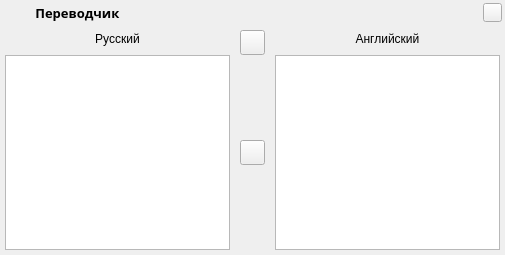
<?xml version="1.0" encoding="UTF-8"?>
<ui version="4.0">
 <class>TranslitWidget</class>
 <widget class="QFrame" name="TranslitWidget">
  <property name="geometry">
   <rect>
    <x>0</x>
    <y>0</y>
    <width>505</width>
    <height>255</height>
   </rect>
  </property>
  <widget class="QPushButton" name="btn_swap_lang">
   <property name="geometry">
    <rect>
     <x>240</x>
     <y>30</y>
     <width>25</width>
     <height>25</height>
    </rect>
   </property>
   <property name="minimumSize">
    <size>
     <width>25</width>
     <height>25</height>
    </size>
   </property>
   <property name="maximumSize">
    <size>
     <width>25</width>
     <height>25</height>
    </size>
   </property>
   <property name="focusPolicy">
    <enum>Qt::NoFocus</enum>
   </property>
   <property name="toolTip">
    <string>Смена языка</string>
   </property>
   <property name="text">
    <string/>
   </property>
   <property name="icon">
    <iconset>
     <normaloff>:/img/img_0.png</normaloff>:/img/img_0.png</iconset>
   </property>
   <property name="iconSize">
    <size>
     <width>20</width>
     <height>20</height>
    </size>
   </property>
  </widget>
  <widget class="QLabel" name="l_from_lang">
   <property name="geometry">
    <rect>
     <x>5</x>
     <y>30</y>
     <width>225</width>
     <height>18</height>
    </rect>
   </property>
   <property name="text">
    <string>Русский</string>
   </property>
   <property name="alignment">
    <set>Qt::AlignCenter</set>
   </property>
  </widget>
  <widget class="QPushButton" name="btn_translite">
   <property name="geometry">
    <rect>
     <x>240</x>
     <y>140</y>
     <width>25</width>
     <height>25</height>
    </rect>
   </property>
   <property name="minimumSize">
    <size>
     <width>25</width>
     <height>25</height>
    </size>
   </property>
   <property name="focusPolicy">
    <enum>Qt::NoFocus</enum>
   </property>
   <property name="toolTip">
    <string>Перевод</string>
   </property>
   <property name="text">
    <string/>
   </property>
   <property name="icon">
    <iconset>
     <normaloff>:/img/img_1.png</normaloff>:/img/img_1.png</iconset>
   </property>
   <property name="iconSize">
    <size>
     <width>20</width>
     <height>20</height>
    </size>
   </property>
  </widget>
  <widget class="QTextEdit" name="tE_2">
   <property name="geometry">
    <rect>
     <x>275</x>
     <y>55</y>
     <width>225</width>
     <height>195</height>
    </rect>
   </property>
   <property name="font">
    <font>
     <pointsize>12</pointsize>
    </font>
   </property>
   <property name="contextMenuPolicy">
    <enum>Qt::CustomContextMenu</enum>
   </property>
   <property name="autoFormatting">
    <set>QTextEdit::AutoAll</set>
   </property>
   <property name="readOnly">
    <bool>true</bool>
   </property>
  </widget>
  <widget class="QLabel" name="l_to_lang">
   <property name="geometry">
    <rect>
     <x>275</x>
     <y>30</y>
     <width>225</width>
     <height>18</height>
    </rect>
   </property>
   <property name="text">
    <string>Английский</string>
   </property>
   <property name="alignment">
    <set>Qt::AlignCenter</set>
   </property>
  </widget>
  <widget class="QTextEdit" name="tE_1">
   <property name="geometry">
    <rect>
     <x>5</x>
     <y>55</y>
     <width>225</width>
     <height>195</height>
    </rect>
   </property>
   <property name="font">
    <font>
     <pointsize>12</pointsize>
    </font>
   </property>
   <property name="contextMenuPolicy">
    <enum>Qt::CustomContextMenu</enum>
   </property>
   <property name="autoFormatting">
    <set>QTextEdit::AutoAll</set>
   </property>
  </widget>
  <widget class="QFrame" name="f_title">
   <property name="geometry">
    <rect>
     <x>0</x>
     <y>0</y>
     <width>505</width>
     <height>25</height>
    </rect>
   </property>
   <layout class="QHBoxLayout" name="horizontalLayout">
    <property name="spacing">
     <number>10</number>
    </property>
    <property name="leftMargin">
     <number>3</number>
    </property>
    <property name="topMargin">
     <number>3</number>
    </property>
    <property name="rightMargin">
     <number>3</number>
    </property>
    <property name="bottomMargin">
     <number>3</number>
    </property>
    <item>
     <widget class="QLabel" name="l_icon_title">
      <property name="minimumSize">
       <size>
        <width>19</width>
        <height>19</height>
       </size>
      </property>
      <property name="maximumSize">
       <size>
        <width>19</width>
        <height>19</height>
       </size>
      </property>
      <property name="pixmap">
       <pixmap>:/img/img_1.png</pixmap>
      </property>
      <property name="scaledContents">
       <bool>true</bool>
      </property>
     </widget>
    </item>
    <item>
     <widget class="QLabel" name="l_title">
      <property name="font">
       <font>
        <family>Biennale Black</family>
        <pointsize>10</pointsize>
        <weight>75</weight>
        <bold>true</bold>
       </font>
      </property>
      <property name="text">
       <string> Переводчик</string>
      </property>
     </widget>
    </item>
    <item>
     <widget class="QPushButton" name="btn_hide">
      <property name="maximumSize">
       <size>
        <width>19</width>
        <height>16777215</height>
       </size>
      </property>
      <property name="icon">
       <iconset>
        <normaloff>:/img/img_9.png</normaloff>:/img/img_9.png</iconset>
      </property>
      <property name="iconSize">
       <size>
        <width>20</width>
        <height>20</height>
       </size>
      </property>
     </widget>
    </item>
   </layout>
  </widget>
  <action name="action_1">
   <property name="text">
    <string>Отменить действие</string>
   </property>
   <property name="shortcut">
    <string>Ctrl+Z</string>
   </property>
  </action>
  <action name="action_2">
   <property name="text">
    <string>Повторить действие</string>
   </property>
   <property name="shortcut">
    <string>Ctrl+Y</string>
   </property>
  </action>
  <action name="action_3">
   <property name="text">
    <string>Вырезать</string>
   </property>
   <property name="shortcut">
    <string>Ctrl+X</string>
   </property>
  </action>
  <action name="action_4">
   <property name="text">
    <string>Копировать</string>
   </property>
   <property name="shortcut">
    <string>Ctrl+C</string>
   </property>
  </action>
  <action name="action_5">
   <property name="text">
    <string>Вставить</string>
   </property>
   <property name="shortcut">
    <string>Ctrl+V</string>
   </property>
  </action>
  <action name="action_6">
   <property name="text">
    <string>Удалить все</string>
   </property>
   <property name="shortcut">
    <string>Del</string>
   </property>
  </action>
  <action name="action_7">
   <property name="text">
    <string>Выбрать все</string>
   </property>
   <property name="shortcut">
    <string>Ctrl+A</string>
   </property>
  </action>
 </widget>
 <resources/>
 <connections>
  <connection>
   <sender>btn_hide</sender>
   <signal>clicked()</signal>
   <receiver>TranslitWidget</receiver>
   <slot>hide()</slot>
   <hints>
    <hint type="sourcelabel">
     <x>498</x>
     <y>7</y>
    </hint>
    <hint type="destinationlabel">
     <x>250</x>
     <y>160</y>
    </hint>
   </hints>
  </connection>
  <connection>
   <sender>tE_1</sender>
   <signal>textChanged()</signal>
   <receiver>tE_2</receiver>
   <slot>clear()</slot>
   <hints>
    <hint type="sourcelabel">
     <x>120</x>
     <y>128</y>
    </hint>
    <hint type="destinationlabel">
     <x>285</x>
     <y>93</y>
    </hint>
   </hints>
  </connection>
 </connections>
</ui>
